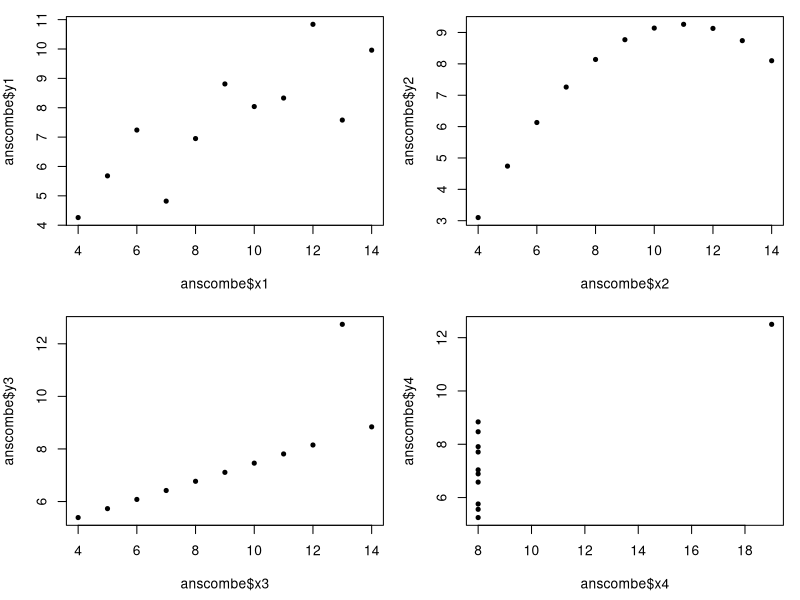
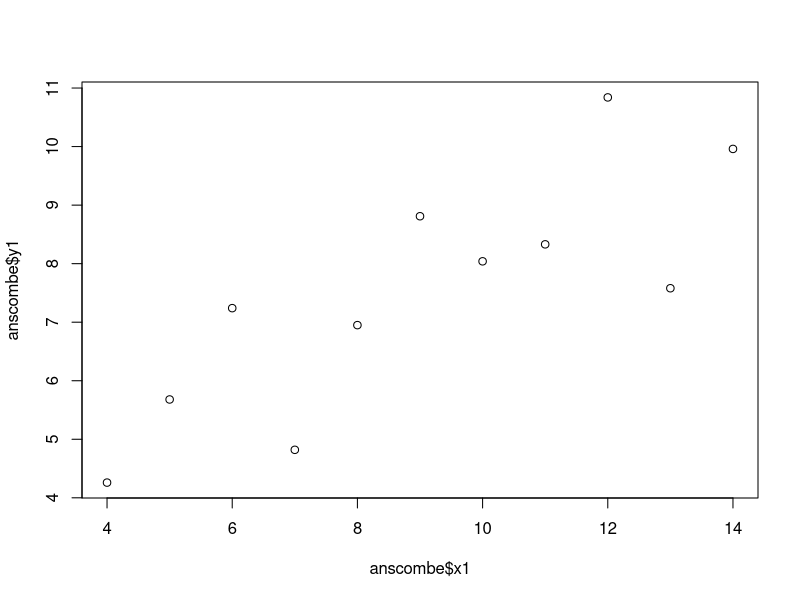

The R script that drew these images, in order:
# Itzel Reta Heredia
# 8/31/2021
# 2124992
############
#Laboratorio 5

# Actividades -------------------------------------------------------------



op = par(mfrow = c(2, 2), mar = c(4.5, 4, 1, 1))
plot(anscombe$x1, anscombe$y1, pch = 20)
plot(anscombe$x2, anscombe$y2, pch = 20)
plot(anscombe$x3, anscombe$y3, pch = 20)
plot(anscombe$x4, anscombe$y4, pch = 20)
par(op)
op
cor.test(anscombe$x2, anscombe$y2)

plot(anscombe$x1, anscombe$y1)






